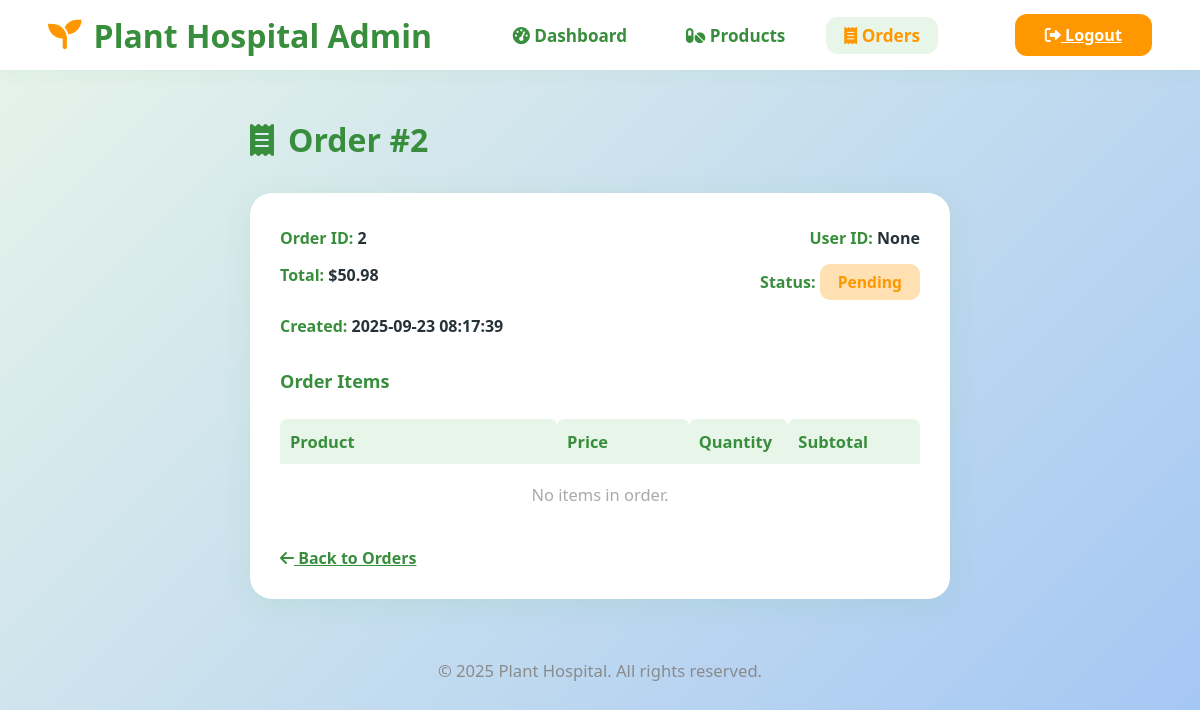
The app's page /admin/orders/2 (signed in) with its own data.
### tables this page shows
CREATE TABLE orders (
  id INTEGER PRIMARY KEY AUTOINCREMENT,
  user_id INTEGER,
  total REAL,
  status TEXT DEFAULT 'pending', -- pending/paid/cancelled
  created_at TIMESTAMP DEFAULT CURRENT_TIMESTAMP
);

### flaskr/admin.py (the view)
@bp.route('/orders/<int:order_id>')
@admin_required
def order_detail(order_id):
    db = get_db()
    order = db.execute('SELECT * FROM orders WHERE id=?', (order_id,)).fetchone()
    items = db.execute('SELECT * FROM order_items WHERE order_id=?', (order_id,)).fetchall()
    return render_template('admin/order_detail.html', order=order, items=items)

### flaskr/admin.py (called while the page is built)
def admin_required(view):
    from functools import wraps
    def wrapped_view(**kwargs):
        if not session.get('user_id') == 1:
            return redirect(url_for('auth.login'))
        return view(**kwargs)
    return wraps(view)(wrapped_view)

### flaskr/auth.py (called while the page is built)
@bp.before_app_request
def load_logged_in_user():
    user_id = session.get('user_id')
    if user_id is None:
        g.user = None
    else:
        g.user = get_db().execute(
            'SELECT * FROM user WHERE id = ?', (user_id,)
        ).fetchone()

### flaskr/db.py (called while the page is built)
def get_db():
    if 'db' not in g:
        g.db = sqlite3.connect(
            current_app.config['DATABASE'],
            detect_types=sqlite3.PARSE_DECLTYPES
        )
        g.db.row_factory = sqlite3.Row
    return g.db

### flaskr/templates/admin/order_detail.html (shortened to what this page needs)
<!DOCTYPE html>
<html lang="en">
  <head>
    <link
      rel="stylesheet"
      href="https://cdnjs.cloudflare.com/ajax/libs/font-awesome/6.0.0-beta3/css/all.min.css"
    />
  </head>
  <body>
    <header class="admin-header">
      <div class="logo">
        <i class="fas fa-seedling"></i> Plant Hospital Admin
      </div>
      <nav class="nav-menu">
        <a href="{{ url_for('admin.dashboard') }}"
          ><i class="fas fa-tachometer-alt"></i> Dashboard</a
        >
        <a href="{{ url_for('admin.products') }}"
          ><i class="fas fa-pills"></i> Products</a
        >
        <a href="{{ url_for('admin.orders') }}" class="active"
          ><i class="fas fa-receipt"></i> Orders</a
        >
      </nav>
      <a href="{{ url_for('auth.logout') }}" class="logout-btn"
        ><i class="fas fa-sign-out-alt"></i> Logout</a
      >
    </header>
    <main class="admin-main">
      <div class="order-title">
        <i class="fas fa-receipt"></i> Order #{{ order['id'] }}
      </div>
      <div class="order-detail-card">
        <div class="order-info-row">
          <div>
            <span class="order-info-label">Order ID:</span>
            <span class="order-info-value">{{ order['id'] }}</span>
          </div>
          <div>
            <span class="order-info-label">User ID:</span>
            <span class="order-info-value">{{ order['user_id'] }}</span>
          </div>
        </div>
        <div class="order-info-row">
          <div>
            <span class="order-info-label">Total:</span>
            <span class="order-info-value"
              >${{ '%.2f' % (order['total'] or 0) }}</span
            >
          </div>
          <div>
            <span class="order-info-label">Status:</span>
            <span class="status-badge {{ order['status']|lower }}"
              >{{ order['status'].capitalize() }}</span
            >
          </div>
        </div>
        <div class="order-info-row">
          <div>
            <span class="order-info-label">Created:</span>
            <span class="order-info-value">{{ order['created_at'] }}</span>
          </div>
        </div>
        <h3 style="color: #388e3c; font-size: 1.13rem; margin-top: 32px">
          Order Items
        </h3>
        <table class="items-table">
          <tr>
            <th style="width: 40%">Product</th>
            <th style="width: 19%">Price</th>
            <th style="width: 12%">Quantity</th>
            <th style="width: 19%">Subtotal</th>
          </tr>
          {% for item in items %}
          <tr>
            <td>{{ item['product_name'] }}</td>
            <td>${{ '%.2f' % (item['price'] or 0) }}</td>
            <td>{{ item['quantity'] }}</td>
            <td>
              ${{ '%.2f' % ((item['price'] or 0) * (item['quantity'] or 0)) }}
            </td>
          </tr>
          {% else %}
          <tr>
            <td colspan="4" style="text-align: center; color: #aaa">
              No items in order.
            </td>
          </tr>
          {% endfor %}
        </table>
        <a href="{{ url_for('admin.orders') }}" class="back-link"
          ><i class="fas fa-arrow-left"></i> Back to Orders</a
        >
      </div>
      <div class="footer">&copy; 2025 Plant Hospital. All rights reserved.</div>
    </main>
  </body>
</html>

### flaskr/templates/admin/order_detail.html (style rules this page uses)
body { font-family: "Segoe UI", Arial, sans-serif; background: linear-gradient(135deg, #e8f5e9 0%, #a2c5f4 100%); color: #263238; margin: 0; min-height: 100vh; }
.admin-header { background: #fff; padding: 0 4vw; height: 70px; display: flex; align-items: center; justify-content: space-between; box-shadow: 0 2px 16px #4caf5012; }
.admin-header .logo { font-size: 2rem; font-weight: 800; color: #388e3c; display: flex; align-items: center; gap: 12px; }
.admin-header .logo i { color: #ff9800; font-size: 2.1rem; }
.nav-menu { display: flex; gap: 23px; align-items: center; }
.nav-menu a { text-decoration: none; color: #388e3c; font-size: 1.07rem; font-weight: 600; padding: 7px 18px; border-radius: 12px; transition: background 0.18s, color 0.18s; }
.nav-menu a.active, .nav-menu a:hover { background: #e8f5e9; color: #ff9800; }
.admin-header .logout-btn { background: #ff9800; color: #fff; border: none; border-radius: 12px; padding: 10px 30px; font-weight: 600; font-size: 1.01rem; cursor: pointer; transition: background 0.2s; margin-left: 14px; }
.admin-main { max-width: 700px; margin: 48px auto 0 auto; padding: 0 2vw 36px 2vw; }
.order-title { font-size: 2rem; color: #388e3c; font-weight: 800; margin-bottom: 32px; display: flex; align-items: center; gap: 14px; }
.order-detail-card { background: #fff; border-radius: 22px; box-shadow: 0 5px 28px #4caf501b; padding: 34px 30px 30px 30px; margin-bottom: 38px; }
.order-info-row { display: flex; justify-content: space-between; gap: 18px; flex-wrap: wrap; margin-bottom: 15px; }
.order-info-label { color: #388e3c; font-weight: 700; }
.order-info-value { color: #263238; font-weight: 600; }
.status-badge { display: inline-block; border-radius: 10px; font-size: 0.98rem; font-weight: 700; padding: 7px 18px; }
.status-badge.pending { background: #ffe0b2; color: #ff9800; }
.items-table { width: 100%; border-collapse: separate; border-spacing: 0 8px; font-size: 1.03rem; margin-top: 18px; }
.items-table th, .items-table td { padding: 11px 10px; text-align: left; }
.items-table th { background: #e8f5e9; color: #388e3c; font-weight: 700; border-radius: 7px 7px 0 0; }
.items-table td { background: #fff; border-radius: 7px; }
.footer { margin-top: 60px; color: #888; text-align: center; font-size: 1.04rem; opacity: 0.96; }
.back-link { display: inline-block; margin-top: 22px; color: #388e3c; font-weight: 600; text-decoration: underline; }

### records on screen
orders: id "2", total "50.98", status "Pending", created_at "2025-09-23 08:17:39"

### other values on screen
{{ order['user_id'] }} "None"
